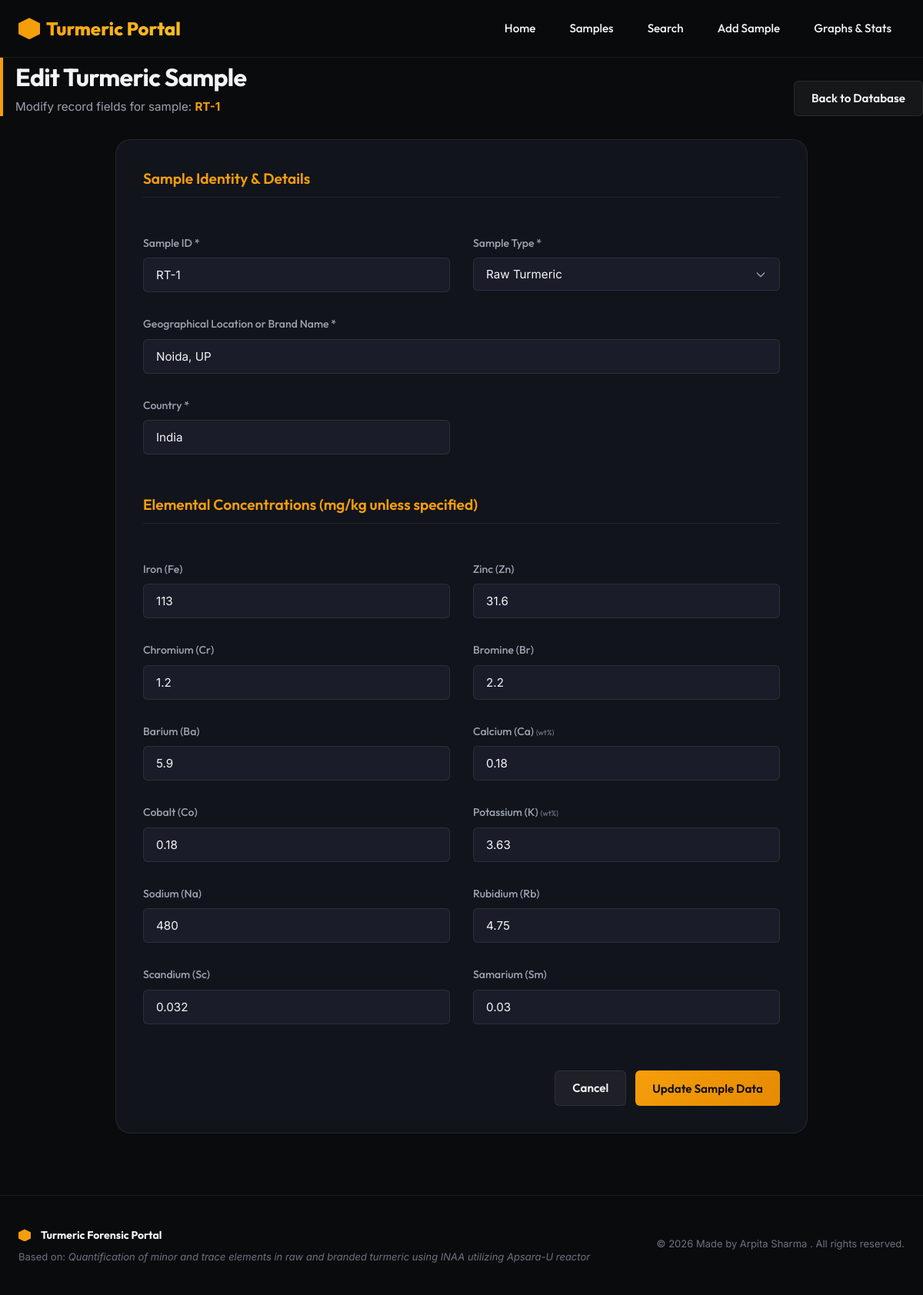
Screenshot of /edit_sample.php?id=1 with the database file from the repository.
### tables this page shows
CREATE TABLE turmeric_samples(
    id INT AUTO_INCREMENT PRIMARY KEY,
    sample_id VARCHAR(20) NOT NULL UNIQUE,
    sample_type VARCHAR(20) NOT NULL,  
    location VARCHAR(100) NOT NULL,
    country VARCHAR(50) NOT NULL DEFAULT 'India',

    ba FLOAT DEFAULT 0.0,
    br FLOAT DEFAULT 0.0,
    ca FLOAT DEFAULT 0.0,
    co FLOAT DEFAULT 0.0,
    cr FLOAT DEFAULT 0.0,
    fe FLOAT DEFAULT 0.0,
    k_value FLOAT DEFAULT 0.0,
    na_value FLOAT DEFAULT 0.0,
    rb FLOAT DEFAULT 0.0,
    sc FLOAT DEFAULT 0.0,
    sm FLOAT DEFAULT 0.0,
    zn FLOAT DEFAULT 0.0,

    created_at TIMESTAMP DEFAULT CURRENT_TIMESTAMP
);

### edit_sample.php (the view, shortened to what this page needs)
<?php
include 'db.php';
$sample = null;
if (isset($_GET['id'])) {
    $id = intval($_GET['id']);
    $stmt = mysqli_prepare($conn, "SELECT * FROM turmeric_samples WHERE id = ?");
    mysqli_stmt_bind_param($stmt, "i", $id);
    mysqli_stmt_execute($stmt);
    $result = mysqli_stmt_get_result($stmt);
    if (mysqli_num_rows($result) > 0) {
        $sample = mysqli_fetch_assoc($result);
    } else {
        $error_msg = "Sample not found.";
    }
} else {
    header("Location: samples.php");
    exit();
}
include 'header.php';
?>
<div class="section-header">
    <div class="section-title">
        <h2>Edit Turmeric Sample</h2>
        <p>Modify record fields for sample: <strong style="color: var(--primary);"><?php echo $sample ? htmlspecialchars($sample['sample_id']) : ''; ?></strong></p>
    </div>
    <div>
        <a href="samples.php" class="btn btn-secondary">Back to Database</a>
    </div>
</div>
<div class="form-card">
    <?php if ($sample !== null): ?>
        <form method="POST" action="edit_sample.php?id=<?php echo $sample['id']; ?>" class="sample-form">
            <div class="form-grid">
                <div class="form-group-full">
                    <div class="form-section-title">Sample Identity & Details</div>
                </div>
                <div class="form-group">
                    <label for="sample_id">Sample ID *</label>
                    <input type="text" name="sample_id" id="sample_id" class="form-control" value="<?php echo htmlspecialchars($sample['sample_id']); ?>" required autocomplete="off">
                </div>
                <div class="form-group">
                    <label for="sample_type">Sample Type *</label>
                    <select name="sample_type" id="sample_type" class="form-control" required>
                        <option value="Raw" <?php echo $sample['sample_type'] === 'Raw' ? 'selected' : ''; ?>>Raw Turmeric</option>
                    </select>
                </div>
                <div class="form-group form-group-full">
                    <label for="location">Geographical Location or Brand Name *</label>
                    <input type="text" name="location" id="location" class="form-control" value="<?php echo htmlspecialchars($sample['location']); ?>" required autocomplete="off">
                </div>
                <div class="form-group">
                    <label for="country">Country *</label>
                    <input type="text" name="country" id="country" class="form-control" value="<?php echo htmlspecialchars($sample['country'] ?? 'India'); ?>" required autocomplete="off">
                </div>
                <div class="form-group-full" style="margin-top: 20px;">
                    <div class="form-section-title">Elemental Concentrations (mg/kg unless specified)</div>
                </div>
                <div class="form-group">
                    <label for="fe">Iron (Fe)</label>
                    <input type="number" name="fe" id="fe" class="form-control" step="any" min="0" value="<?php echo htmlspecialchars($sample['fe']); ?>" required>
                </div>
                <div class="form-group">
                    <label for="zn">Zinc (Zn)</label>
                    <input type="number" name="zn" id="zn" class="form-control" step="any" min="0" value="<?php echo htmlspecialchars($sample['zn']); ?>" required>
                </div>
                <div class="form-group">
                    <label for="cr">Chromium (Cr)</label>
                    <input type="number" name="cr" id="cr" class="form-control" step="any" min="0" value="<?php echo htmlspecialchars($sample['cr']); ?>" required>
                </div>
                <div class="form-group">
                    <label for="br">Bromine (Br)</label>
                    <input type="number" name="br" id="br" class="form-control" step="any" min="0" value="<?php echo htmlspecialchars($sample['br']); ?>" required>
                </div>
                <div class="form-group">
                    <label for="ba">Barium (Ba)</label>
                    <input type="number" name="ba" id="ba" class="form-control" step="any" min="0" value="<?php echo htmlspecialchars($sample['ba']); ?>">
                </div>
                <div class="form-group">
                    <label for="ca">Calcium (Ca) <span style="font-size: 10px; color: var(--text-muted);">(wt%)</span></label>
                    <input type="number" name="ca" id="ca" class="form-control" step="any" min="0" value="<?php echo htmlspecialchars($sample['ca']); ?>">
                </div>
                <div class="form-group">
                    <label for="co">Cobalt (Co)</label>
                    <input type="number" name="co" id="co" class="form-control" step="any" min="0" value="<?php echo htmlspecialchars($sample['co']); ?>">
                </div>
                <div class="form-group">
                    <label for="k_value">Potassium (K) <span style="font-size: 10px; color: var(--text-muted);">(wt%)</span></label>
                    <input type="number" name="k_value" id="k_value" class="form-control" step="any" min="0" value="<?php echo htmlspecialchars($sample['k_value']); ?>">
                </div>
                <div class="form-group">
                    <label for="na_value">Sodium (Na)</label>
                    <input type="number" name="na_value" id="na_value" class="form-control" step="any" min="0" value="<?php echo htmlspecialchars($sample['na_value']); ?>">
                </div>
                <div class="form-group">
                    <label for="rb">Rubidium (Rb)</label>
                    <input type="number" name="rb" id="rb" class="form-control" step="any" min="0" value="<?php echo htmlspecialchars($sample['rb']); ?>">
                </div>
                <div class="form-group">
                    <label for="sc">Scandium (Sc)</label>
                    <input type="number" name="sc" id="sc" class="form-control" step="any" min="0" value="<?php echo htmlspecialchars($sample['sc']); ?>">
                </div>
                <div class="form-group">
                    <label for="sm">Samarium (Sm)</label>
                    <input type="number" name="sm" id="sm" class="form-control" step="any" min="0" value="<?php echo htmlspecialchars($sample['sm']); ?>">
                </div>
                <div class="form-group-full" style="margin-top: 30px; display: flex; justify-content: flex-end; gap: 12px;">
                    <a href="samples.php" class="btn btn-secondary">Cancel</a>
                    <button type="submit" class="btn btn-primary">Update Sample Data</button>
                </div>
            </div>
        </form>
    <?php else: ?>
        <p style="text-align: center; color: var(--text-muted);">Please go back and select a valid sample to edit.</p>
    <?php endif; ?>
</div>
<?php include 'footer.php'; ?>

### style.css (style rules this page uses)
:root { --bg-main: #0a0b0d; --bg-card: #12141c; --bg-input: #1a1d29; --border-color: rgba(255, 255, 255, 0.08); --border-glow: rgba(245, 158, 11, 0.25); --text-primary: #f3f4f6; --text-secondary: #9ca3af; --text-muted: #6b7280; --primary: #f59e0b; --primary-hover: #d97706; --primary-glow: rgba(245, 158, 11, 0.4); --secondary: #10b981; --secondary-hover: #059669; --danger: #ef4444; --danger-hover: #dc2626; --danger-glow: rgba(239, 68, 68, 0.3); --font-heading: 'Outfit', sans-serif; --font-body: 'Inter', sans-serif; --radius-sm: 6px; --radius-md: 12px; --radius-lg: 20px; --transition: all 0.3s cubic-bezier(0.4, 0, 0.2, 1); }
* { box-sizing: border-box; margin: 0; padding: 0; }
body { background-color: var(--bg-main); color: var(--text-primary); font-family: var(--font-body); line-height: 1.6; overflow-x: hidden; }
a { color: inherit; text-decoration: none; }
.section-header { display: flex; justify-content: space-between; align-items: flex-end; margin-bottom: 30px; border-left: 4px solid var(--primary); padding-left: 16px; }
.section-title h2 { font-family: var(--font-heading); font-size: 2rem; font-weight: 700; letter-spacing: -0.02em; }
.section-title p { color: var(--text-secondary); font-size: 0.95rem; }
.btn { display: inline-flex; align-items: center; justify-content: center; gap: 8px; font-family: var(--font-heading); font-weight: 600; padding: 10px 22px; border-radius: var(--radius-sm); cursor: pointer; transition: var(--transition); border: none; font-size: 0.95rem; }
.btn-primary { background: linear-gradient(135deg, var(--primary), #e68a00); color: #0d0e12; }
.btn-secondary { background: rgba(255, 255, 255, 0.05); border: 1px solid var(--border-color); color: var(--text-primary); }
.form-card { background: var(--bg-card); border: 1px solid var(--border-color); border-radius: var(--radius-lg); padding: 35px; max-width: 900px; margin: 0 auto; }
.form-grid { display: grid; grid-template-columns: repeat(2, 1fr); gap: 30px; }
.form-group-full { grid-column: span 2; }
.form-section-title { font-family: var(--font-heading); font-size: 1.2rem; font-weight: 600; color: var(--primary); margin-bottom: 18px; border-bottom: 1px solid var(--border-color); padding-bottom: 8px; }
.form-group { display: flex; flex-direction: column; gap: 8px; }
.form-group label { font-family: var(--font-heading); font-size: 0.88rem; font-weight: 500; color: var(--text-secondary); }
.form-control { background: var(--bg-input); border: 1px solid var(--border-color); border-radius: var(--radius-sm); padding: 12px 16px; font-family: var(--font-body); font-size: 0.95rem; color: var(--text-primary); transition: var(--transition); }
select.form-control { appearance: none; background-repeat: no-repeat; background-position: right 16px center; background-size: 16px; padding-right: 40px; }

### rows the page displays
turmeric_samples: sample "RT-1", sample_id "RT-1", sample_type "Raw Turmeric", location "Noida, UP", country "India", fe "113", zn "31.6", cr "1.2", br "2.2", ba "5.9", ca "0.18", co "0.18", k_value "3.63", na_value "480", rb "4.75", sc "0.032", sm "0.03"
